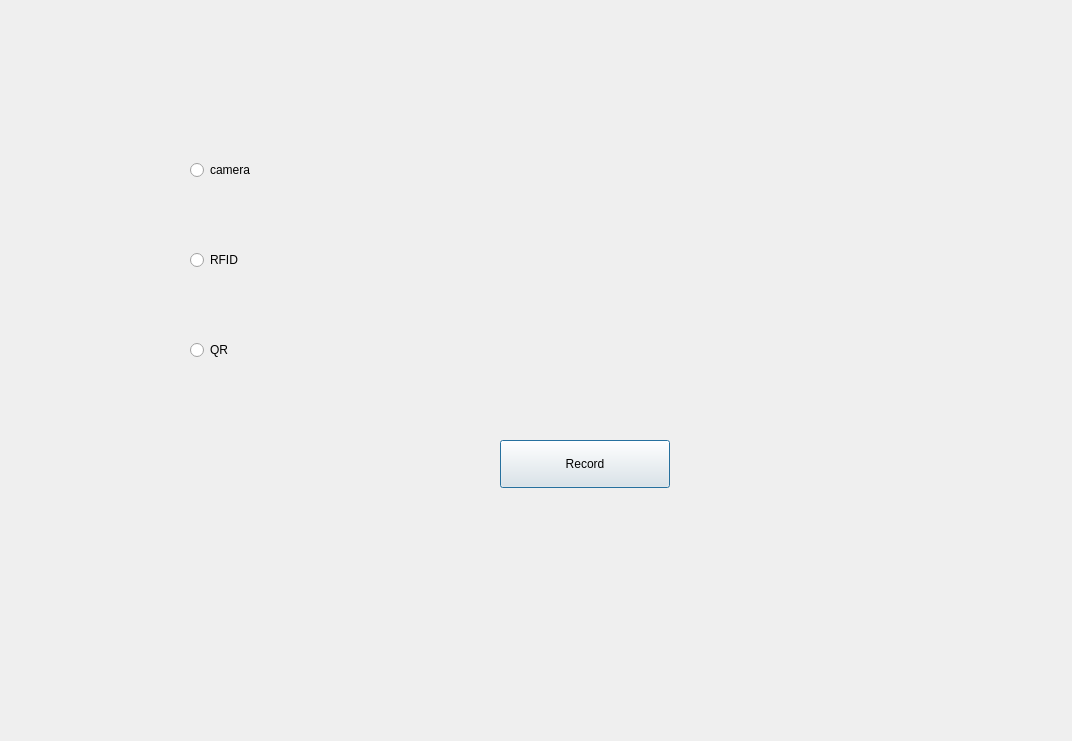
<?xml version="1.0" encoding="UTF-8"?>
<ui version="4.0">
 <class>Dialog</class>
 <widget class="QDialog" name="Dialog">
  <property name="geometry">
   <rect>
    <x>0</x>
    <y>0</y>
    <width>1072</width>
    <height>741</height>
   </rect>
  </property>
  <property name="windowTitle">
   <string>Dialog</string>
  </property>
  <widget class="QRadioButton" name="radioButton">
   <property name="geometry">
    <rect>
     <x>190</x>
     <y>150</y>
     <width>212</width>
     <height>40</height>
    </rect>
   </property>
   <property name="text">
    <string>camera </string>
   </property>
  </widget>
  <widget class="QRadioButton" name="radioButton_2">
   <property name="geometry">
    <rect>
     <x>190</x>
     <y>240</y>
     <width>212</width>
     <height>40</height>
    </rect>
   </property>
   <property name="text">
    <string>RFID</string>
   </property>
  </widget>
  <widget class="QRadioButton" name="radioButton_3">
   <property name="geometry">
    <rect>
     <x>190</x>
     <y>330</y>
     <width>212</width>
     <height>40</height>
    </rect>
   </property>
   <property name="text">
    <string>QR</string>
   </property>
  </widget>
  <widget class="QPushButton" name="pushButton">
   <property name="geometry">
    <rect>
     <x>500</x>
     <y>440</y>
     <width>170</width>
     <height>48</height>
    </rect>
   </property>
   <property name="text">
    <string>Record</string>
   </property>
  </widget>
 </widget>
 <resources/>
 <connections/>
</ui>
